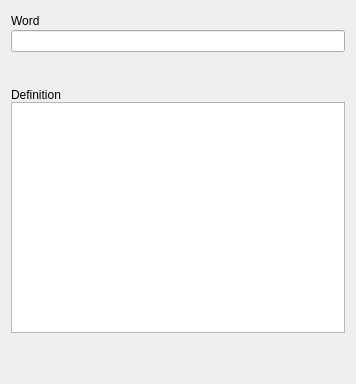
<?xml version="1.0" encoding="UTF-8"?>
<ui version="4.0">
 <class>WidgetWordDefinition</class>
 <widget class="QWidget" name="WidgetWordDefinition">
  <property name="geometry">
   <rect>
    <x>0</x>
    <y>0</y>
    <width>356</width>
    <height>384</height>
   </rect>
  </property>
  <property name="windowTitle">
   <string>Form</string>
  </property>
  <layout class="QHBoxLayout" name="horizontalLayout">
   <item>
    <layout class="QVBoxLayout" name="verticalLayout" stretch="3,1,18,2">
     <item>
      <layout class="QVBoxLayout" name="verticalLayoutWord">
       <property name="spacing">
        <number>0</number>
       </property>
       <item>
        <widget class="QLabel" name="labelWord">
         <property name="text">
          <string>Word</string>
         </property>
        </widget>
       </item>
       <item>
        <widget class="QLineEdit" name="lineEditWord"/>
       </item>
      </layout>
     </item>
     <item>
      <spacer name="verticalSpacer">
       <property name="orientation">
        <enum>Qt::Vertical</enum>
       </property>
       <property name="sizeType">
        <enum>QSizePolicy::MinimumExpanding</enum>
       </property>
       <property name="sizeHint" stdset="0">
        <size>
         <width>20</width>
         <height>30</height>
        </size>
       </property>
      </spacer>
     </item>
     <item>
      <layout class="QVBoxLayout" name="verticalLayoutDefinition">
       <property name="spacing">
        <number>0</number>
       </property>
       <item>
        <widget class="QLabel" name="labelDefinition">
         <property name="text">
          <string>Definition</string>
         </property>
        </widget>
       </item>
       <item>
        <widget class="QTextEdit" name="textEditDefinition"/>
       </item>
      </layout>
     </item>
     <item>
      <spacer name="verticalSpacer_2">
       <property name="orientation">
        <enum>Qt::Vertical</enum>
       </property>
       <property name="sizeType">
        <enum>QSizePolicy::MinimumExpanding</enum>
       </property>
       <property name="sizeHint" stdset="0">
        <size>
         <width>20</width>
         <height>40</height>
        </size>
       </property>
      </spacer>
     </item>
    </layout>
   </item>
  </layout>
 </widget>
 <resources/>
 <connections/>
</ui>
